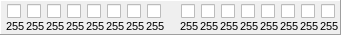
    <widget class="QFrame" name="fm-1_33">
     <property name="geometry">
      <rect>
       <x>10</x>
       <y>35</y>
       <width>341</width>
       <height>35</height>
      </rect>
     </property>
     <property name="autoFillBackground">
      <bool>false</bool>
     </property>
     <property name="frameShape">
      <enum>QFrame::Panel</enum>
     </property>
     <property name="frameShadow">
      <enum>QFrame::Raised</enum>
     </property>
     <widget class="QLabel" name="lb-3_0">
      <property name="geometry">
       <rect>
        <x>6</x>
        <y>18</y>
        <width>21</width>
        <height>16</height>
       </rect>
      </property>
      <property name="font">
       <font>
        <family>MS UI Gothic</family>
        <pointsize>8</pointsize>
        <weight>50</weight>
        <italic>false</italic>
        <bold>false</bold>
        <underline>false</underline>
        <strikeout>false</strikeout>
       </font>
      </property>
      <property name="text">
       <string>255</string>
      </property>
     </widget>
     <widget class="QCheckBox" name="chk-3_0">
      <property name="geometry">
       <rect>
        <x>7</x>
        <y>3</y>
        <width>16</width>
        <height>17</height>
       </rect>
      </property>
     </widget>
     <widget class="QCheckBox" name="chk-3_1">
      <property name="geometry">
       <rect>
        <x>27</x>
        <y>3</y>
        <width>16</width>
        <height>17</height>
       </rect>
      </property>
     </widget>
     <widget class="QCheckBox" name="chk-3_2">
      <property name="geometry">
       <rect>
        <x>47</x>
        <y>3</y>
        <width>16</width>
        <height>17</height>
       </rect>
      </property>
     </widget>
     <widget class="QCheckBox" name="chk-3_3">
      <property name="geometry">
       <rect>
        <x>67</x>
        <y>3</y>
        <width>16</width>
        <height>17</height>
       </rect>
      </property>
     </widget>
     <widget class="QCheckBox" name="chk-3_4">
      <property name="geometry">
       <rect>
        <x>87</x>
        <y>3</y>
        <width>16</width>
        <height>17</height>
       </rect>
      </property>
     </widget>
     <widget class="QCheckBox" name="chk-3_5">
      <property name="geometry">
       <rect>
        <x>107</x>
        <y>3</y>
        <width>16</width>
        <height>17</height>
       </rect>
      </property>
     </widget>
     <widget class="QCheckBox" name="chk-3_6">
      <property name="geometry">
       <rect>
        <x>127</x>
        <y>3</y>
        <width>16</width>
        <height>17</height>
       </rect>
      </property>
     </widget>
     <widget class="QCheckBox" name="chk-3_7">
      <property name="geometry">
       <rect>
        <x>147</x>
        <y>3</y>
        <width>16</width>
        <height>17</height>
       </rect>
      </property>
     </widget>
     <widget class="QLabel" name="lb-3_1">
      <property name="geometry">
       <rect>
        <x>26</x>
        <y>18</y>
        <width>21</width>
        <height>16</height>
       </rect>
      </property>
      <property name="font">
       <font>
        <family>MS UI Gothic</family>
        <pointsize>8</pointsize>
        <weight>50</weight>
        <italic>false</italic>
        <bold>false</bold>
        <underline>false</underline>
        <strikeout>false</strikeout>
       </font>
      </property>
      <property name="text">
       <string>255</string>
      </property>
     </widget>
     <widget class="QLabel" name="lb-3_2">
      <property name="geometry">
       <rect>
        <x>46</x>
        <y>18</y>
        <width>21</width>
        <height>16</height>
       </rect>
      </property>
      <property name="font">
       <font>
        <family>MS UI Gothic</family>
        <pointsize>8</pointsize>
        <weight>50</weight>
        <italic>false</italic>
        <bold>false</bold>
        <underline>false</underline>
        <strikeout>false</strikeout>
       </font>
      </property>
      <property name="text">
       <string>255</string>
      </property>
     </widget>
     <widget class="QLabel" name="lb-3_3">
      <property name="geometry">
       <rect>
        <x>66</x>
        <y>18</y>
        <width>21</width>
        <height>16</height>
       </rect>
      </property>
      <property name="font">
       <font>
        <family>MS UI Gothic</family>
        <pointsize>8</pointsize>
        <weight>50</weight>
        <italic>false</italic>
        <bold>false</bold>
        <underline>false</underline>
        <strikeout>false</strikeout>
       </font>
      </property>
      <property name="text">
       <string>255</string>
      </property>
     </widget>
     <widget class="QLabel" name="lb-3_4">
      <property name="geometry">
       <rect>
        <x>86</x>
        <y>18</y>
        <width>21</width>
        <height>16</height>
       </rect>
      </property>
      <property name="font">
       <font>
        <family>MS UI Gothic</family>
        <pointsize>8</pointsize>
        <weight>50</weight>
        <italic>false</italic>
        <bold>false</bold>
        <underline>false</underline>
        <strikeout>false</strikeout>
       </font>
      </property>
      <property name="text">
       <string>255</string>
      </property>
     </widget>
     <widget class="QLabel" name="lb-3_5">
      <property name="geometry">
       <rect>
        <x>106</x>
        <y>18</y>
        <width>21</width>
        <height>16</height>
       </rect>
      </property>
      <property name="font">
       <font>
        <family>MS UI Gothic</family>
        <pointsize>8</pointsize>
        <weight>50</weight>
        <italic>false</italic>
        <bold>false</bold>
        <underline>false</underline>
        <strikeout>false</strikeout>
       </font>
      </property>
      <property name="text">
       <string>255</string>
      </property>
     </widget>
     <widget class="QLabel" name="lb-3_6">
      <property name="geometry">
       <rect>
        <x>126</x>
        <y>18</y>
        <width>21</width>
        <height>16</height>
       </rect>
      </property>
      <property name="font">
       <font>
        <family>MS UI Gothic</family>
        <pointsize>8</pointsize>
        <weight>50</weight>
        <italic>false</italic>
        <bold>false</bold>
        <underline>false</underline>
        <strikeout>false</strikeout>
       </font>
      </property>
      <property name="text">
       <string>255</string>
      </property>
     </widget>
     <widget class="QLabel" name="lb-3_7">
      <property name="geometry">
       <rect>
        <x>146</x>
        <y>18</y>
        <width>21</width>
        <height>16</height>
       </rect>
      </property>
      <property name="font">
       <font>
        <family>MS UI Gothic</family>
        <pointsize>8</pointsize>
        <weight>50</weight>
        <italic>false</italic>
        <bold>false</bold>
        <underline>false</underline>
        <strikeout>false</strikeout>
       </font>
      </property>
      <property name="text">
       <string>255</string>
      </property>
     </widget>
     <widget class="QLabel" name="lb-3_14">
      <property name="geometry">
       <rect>
        <x>300</x>
        <y>18</y>
        <width>21</width>
        <height>16</height>
       </rect>
      </property>
      <property name="font">
       <font>
        <family>MS UI Gothic</family>
        <pointsize>8</pointsize>
        <weight>50</weight>
        <italic>false</italic>
        <bold>false</bold>
        <underline>false</underline>
        <strikeout>false</strikeout>
       </font>
      </property>
      <property name="text">
       <string>255</string>
      </property>
     </widget>
     <widget class="QCheckBox" name="chk-3_10">
      <property name="geometry">
       <rect>
        <x>221</x>
        <y>3</y>
        <width>16</width>
        <height>17</height>
       </rect>
      </property>
     </widget>
     <widget class="QLabel" name="lb-3_11">
      <property name="geometry">
       <rect>
        <x>240</x>
        <y>18</y>
        <width>21</width>
        <height>16</height>
       </rect>
      </property>
      <property name="font">
       <font>
        <family>MS UI Gothic</family>
        <pointsize>8</pointsize>
        <weight>50</weight>
        <italic>false</italic>
        <bold>false</bold>
        <underline>false</underline>
        <strikeout>false</strikeout>
       </font>
      </property>
      <property name="text">
       <string>255</string>
      </property>
     </widget>
     <widget class="QLabel" name="lb-3_15">
      <property name="geometry">
       <rect>
        <x>320</x>
        <y>18</y>
        <width>21</width>
        <height>16</height>
       </rect>
      </property>
      <property name="font">
       <font>
        <family>MS UI Gothic</family>
        <pointsize>8</pointsize>
        <weight>50</weight>
        <italic>false</italic>
        <bold>false</bold>
        <underline>false</underline>
        <strikeout>false</strikeout>
       </font>
      </property>
      <property name="text">
       <string>255</string>
      </property>
     </widget>
     <widget class="QLabel" name="lb-3_10">
      <property name="geometry">
       <rect>
        <x>220</x>
        <y>18</y>
        <width>21</width>
        <height>16</height>
       </rect>
      </property>
      <property name="font">
       <font>
        <family>MS UI Gothic</family>
        <pointsize>8</pointsize>
        <weight>50</weight>
        <italic>false</italic>
        <bold>false</bold>
        <underline>false</underline>
        <strikeout>false</strikeout>
       </font>
      </property>
      <property name="text">
       <string>255</string>
      </property>
     </widget>
     <widget class="QLabel" name="lb-3_12">
      <property name="geometry">
       <rect>
        <x>260</x>
        <y>18</y>
        <width>21</width>
        <height>16</height>
       </rect>
      </property>
      <property name="font">
       <font>
        <family>MS UI Gothic</family>
        <pointsize>8</pointsize>
        <weight>50</weight>
        <italic>false</italic>
        <bold>false</bold>
        <underline>false</underline>
        <strikeout>false</strikeout>
       </font>
      </property>
      <property name="text">
       <string>255</string>
      </property>
     </widget>
     <widget class="QCheckBox" name="chk-3_9">
      <property name="geometry">
       <rect>
        <x>201</x>
        <y>3</y>
        <width>16</width>
        <height>17</height>
       </rect>
      </property>
     </widget>
     <widget class="QLabel" name="lb-3_8">
      <property name="geometry">
       <rect>
        <x>180</x>
        <y>18</y>
        <width>21</width>
        <height>16</height>
       </rect>
      </property>
      <property name="font">
       <font>
        <family>MS UI Gothic</family>
        <pointsize>8</pointsize>
        <weight>50</weight>
        <italic>false</italic>
        <bold>false</bold>
        <underline>false</underline>
        <strikeout>false</strikeout>
       </font>
      </property>
      <property name="text">
       <string>255</string>
      </property>
     </widget>
     <widget class="QLabel" name="lb-3_9">
      <property name="geometry">
       <rect>
        <x>200</x>
        <y>18</y>
        <width>21</width>
        <height>16</height>
       </rect>
      </property>
      <property name="font">
       <font>
        <family>MS UI Gothic</family>
        <pointsize>8</pointsize>
        <weight>50</weight>
        <italic>false</italic>
        <bold>false</bold>
        <underline>false</underline>
        <strikeout>false</strikeout>
       </font>
      </property>
      <property name="text">
       <string>255</string>
      </property>
     </widget>
     <widget class="QCheckBox" name="chk-3_14">
      <property name="geometry">
       <rect>
        <x>301</x>
        <y>3</y>
        <width>16</width>
        <height>17</height>
       </rect>
      </property>
     </widget>
     <widget class="QCheckBox" name="chk-3_8">
      <property name="geometry">
       <rect>
        <x>181</x>
        <y>3</y>
        <width>16</width>
        <height>17</height>
       </rect>
      </property>
     </widget>
     <widget class="QCheckBox" name="chk-3_11">
      <property name="geometry">
       <rect>
        <x>241</x>
        <y>3</y>
        <width>16</width>
        <height>17</height>
       </rect>
      </property>
     </widget>
     <widget class="QCheckBox" name="chk-3_13">
      <property name="geometry">
       <rect>
        <x>281</x>
        <y>3</y>
        <width>16</width>
        <height>17</height>
       </rect>
      </property>
     </widget>
     <widget class="QCheckBox" name="chk-3_15">
      <property name="geometry">
       <rect>
        <x>321</x>
        <y>3</y>
        <width>16</width>
        <height>17</height>
       </rect>
      </property>
     </widget>
     <widget class="QCheckBox" name="chk-3_12">
      <property name="geometry">
       <rect>
        <x>261</x>
        <y>3</y>
        <width>16</width>
        <height>17</height>
       </rect>
      </property>
     </widget>
     <widget class="QLabel" name="lb-3_13">
      <property name="geometry">
       <rect>
        <x>280</x>
        <y>18</y>
        <width>21</width>
        <height>16</height>
       </rect>
      </property>
      <property name="font">
       <font>
        <family>MS UI Gothic</family>
        <pointsize>8</pointsize>
        <weight>50</weight>
        <italic>false</italic>
        <bold>false</bold>
        <underline>false</underline>
        <strikeout>false</strikeout>
       </font>
      </property>
      <property name="text">
       <string>255</string>
      </property>
     </widget>
    </widget>
